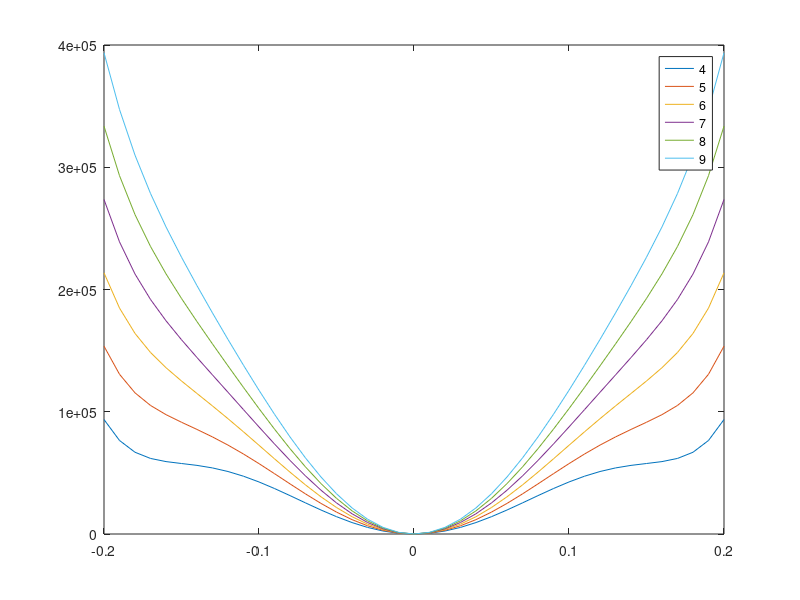

The MATLAB source for this figure:
clear;clc;close all;
L=0.2;
d=0.01;
[Px,Py,Pz]=meshgrid(-L:d:L,L:-d:-L,L:-d:-L);
[n,m,l]=size(Px);

T=403;

alpha12=7.974e8;alpha11=-2.097e8;
alpha111=1.294e9; alpha112=-1.950e9; alpha123=-2.5e9;
alpha1111=3.863e10; alpha1112=2.529e10; alpha1122=1.637e10; alpha1123=1.367e10;
E1=0;
E2=0;
E3=0;
Ex=E1*ones(n);
Ey=E2*ones(n);
Ez=E3*ones(n);

for i=4:9
alpha1=(i+0.124)*1e5*(T-388);
GL_alpha1=alpha1*(Px.^2+Py.^2+Pz.^2);
GL_alphabar11=alpha11*(Px.^4+Py.^4+Pz.^4);
GL_alphabar12=alpha12*(Px.^2.*Py.^2+Py.^2.*Pz.^2+Px.^2.*Pz.^2);
GL_alpha111=alpha111*(Px.^6+Py.^6+Pz.^6);
GL_alpha112=alpha112*(Px.^2.*(Py.^4+Pz.^4)+Py.^2.*(Px.^4+Pz.^4)+Pz.^2.*(Py.^4+Px.^4));
GL_alpha123=alpha123*Px.^2.*Py.^2.*Pz.^2;
GL_alpha1111=alpha1111*(Px.^8+Py.^8+Pz.^8);
GL_alpha1112=alpha1112*(Px.^6.*(Py.^2+Pz.^2)+Py.^6.*(Px.^2+Pz.^2)+Pz.^6.*(Py.^2+Px.^2));
GL_alpha1122=alpha1122*(Px.^4.*Py.^4+Pz.^4.*Py.^4+Px.^4.*Pz.^4);
GL_alpha1123=(Px.^4.*Py.^2.*Pz.^2+Py.^4.*Pz.^2.*Px.^2+Pz.^4.*Px.^2.*Py.^2);
G_GL=GL_alpha1+GL_alphabar11+GL_alphabar12+GL_alpha111+GL_alpha112+GL_alpha123+GL_alpha1111+GL_alpha1112+GL_alpha1122+GL_alpha1123-Ex.*Px-Ey.*Py;
plot(Px((n+1)/2,:,(n+1)/2),G_GL((n+1)/2,:,(n+1)/2));
hold on;
end
legend('4','5','6','7','8','9');
% hold on;
% plot(Py(:,(n+1)/2,(n+1)/2),G_GL(:,(n+1)/2,(n+1)/2));
% hold on;
% plot(reshape(Pz((n+1)/2,(n+1)/2,:),n,1),reshape(G_GL((n+1)/2,(n+1)/2,:),n,1));
